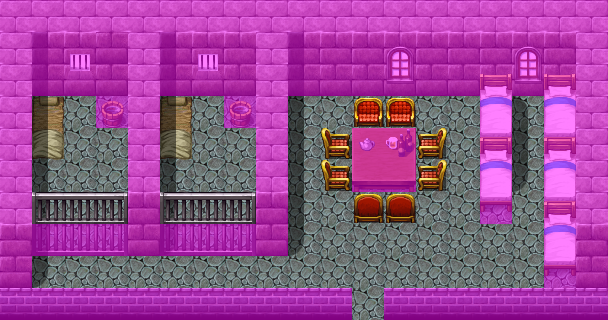

The image is a tile-based game level rendered from a .tmx file. Its description and source (layers, tilesets, objects; grid data summarised) follow:
An orthogonal 19x10 tile map with 32x32 px tiles, 4 tile layers (Ground, Objects, Above, Walkable), 17 tilesets and 5 objects (4x spawn, mapchange).

<map version="1.0" orientation="orthogonal" width="19" height="10" tilewidth="32" tileheight="32">
    <tileset firstgid="1" name="map_28" tilewidth="32" tileheight="32">
        <image source="../drawable/map_28.png" />
    </tileset>
    <tileset firstgid="65" name="map_29" tilewidth="32" tileheight="32">
        <image source="../drawable/map_29.png" />
    </tileset>
    <tileset firstgid="129" name="map_19" tilewidth="32" tileheight="32">
        <image source="../drawable/map_19.png" />
    </tileset>
    <tileset firstgid="193" name="map_22" tilewidth="32" tileheight="32">
        <image source="../drawable/map_22.png" />
    </tileset>
    <tileset firstgid="257" name="map_10" tilewidth="32" tileheight="32">
        <image source="../drawable/map_10.png" />
    </tileset>
    <tileset firstgid="321" name="map_1" tilewidth="32" tileheight="32">
        <image source="../drawable/map_1.png" />
    </tileset>
    <tileset firstgid="385" name="map_16" tilewidth="32" tileheight="32">
        <image source="../drawable/map_16.png" />
    </tileset>
    <tileset firstgid="449" name="map_0" tilewidth="32" tileheight="32">
        <image source="../drawable/map_0.png" />
    </tileset>
    <tileset firstgid="513" name="map_11" tilewidth="32" tileheight="32">
        <image source="../drawable/map_11.png" />
    </tileset>
    <tileset firstgid="577" name="map_12" tilewidth="32" tileheight="32">
        <image source="../drawable/map_12.png" />
    </tileset>
    <tileset firstgid="641" name="map_7" tilewidth="32" tileheight="32">
        <image source="../drawable/map_7.png" />
    </tileset>
    <tileset firstgid="705" name="map_24" tilewidth="32" tileheight="32">
        <image source="../drawable/map_24.png" />
    </tileset>
    <tileset firstgid="769" name="map_25" tilewidth="32" tileheight="32">
        <image source="../drawable/map_25.png" />
    </tileset>
    <tileset firstgid="833" name="map_23" tilewidth="32" tileheight="32">
        <image source="../drawable/map_23.png" />
    </tileset>
    <tileset firstgid="897" name="map_42" tilewidth="32" tileheight="32">
        <image source="../drawable/map_42.png" />
    </tileset>
    <tileset firstgid="961" name="map_9" tilewidth="32" tileheight="32">
        <image source="../drawable/map_9.png" />
    </tileset>
    <tileset firstgid="1025" name="map_2" tilewidth="32" tileheight="32">
        <image source="../drawable/map_2.png" />
    </tileset>
    <layer name="Ground" width="19" height="10">
        <data>[190 cells, 190 non-empty, 7 distinct tile ids]</data>
    </layer>
    <layer name="Objects" width="19" height="10">
        <data>[190 cells, 44 non-empty, 20 distinct tile ids]</data>
    </layer>
    <layer name="Above" width="19" height="10">
        <data>[190 cells, 34 non-empty, 9 distinct tile ids]</data>
    </layer>
    <layer name="Walkable" width="19" height="10">
        <data>[190 cells, 119 non-empty, 1 distinct tile ids]</data>
    </layer>
    <objectgroup name="Mapevents">
        <object name="south" type="mapchange" x="352" y="288" width="32" height="32">
            <properties>
                <property name="map" value="remgard4" />
                <property name="place" value="remgard_prison" />
            </properties>
        </object>
    </objectgroup>
    <objectgroup name="Spawn">
        <object name="janach" type="spawn" x="288" y="96" width="160" height="160">
            <properties>
                <property name="spawngroup" value="janach" />
            </properties>
        </object>
        <object name="remgard_prison_guard" type="spawn" x="32" y="256" width="32" height="32">
            <properties>
                <property name="spawngroup" value="remgard_prison_guard" />
            </properties>
        </object>
        <object name="remgard_prison_guard_1" type="spawn" x="512" y="256" width="32" height="32">
            <properties>
                <property name="spawngroup" value="remgard_prison_guard" />
            </properties>
        </object>
        <object name="remgard_prison_guard_2" type="spawn" x="448" y="96" width="32" height="32">
            <properties>
                <property name="spawngroup" value="remgard_prison_guard" />
            </properties>
        </object>
    </objectgroup>
    <objectgroup name="Keys" />
</map>
